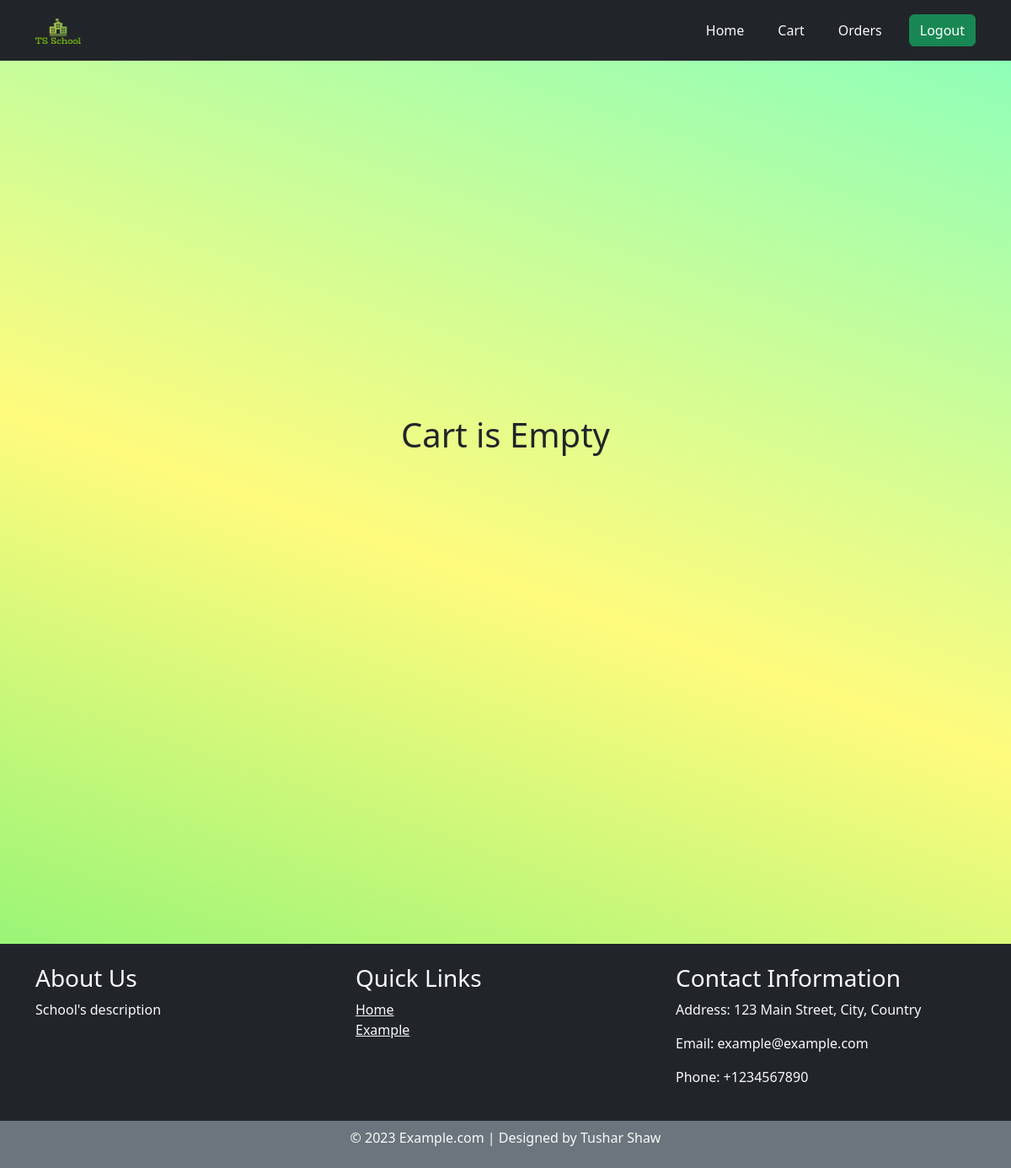
The page /cart/ (signed in) on the database as committed earlier.
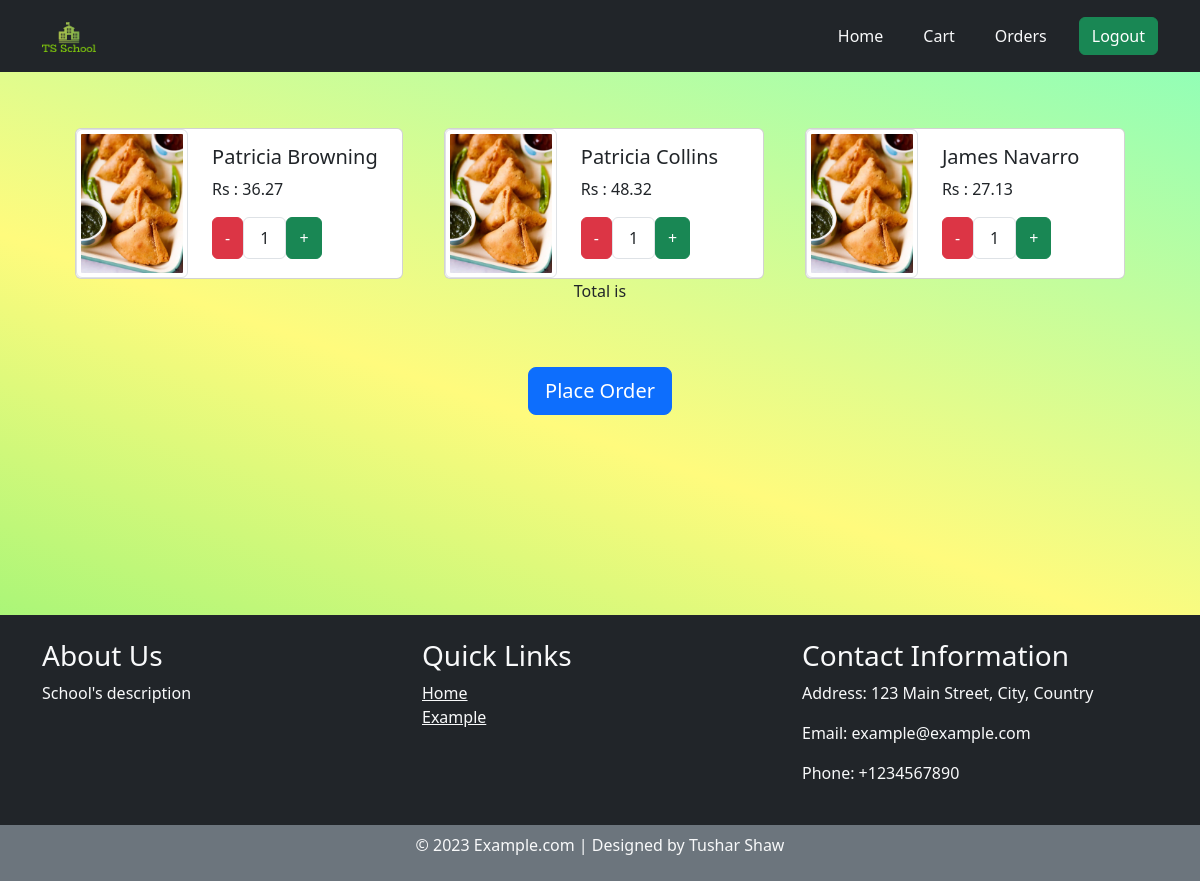
The same page on the database as committed later.
### Menu/models.py (models this page shows, shortened)
class CartItem(models.Model):
    cart = models.ForeignKey(Cart, on_delete=models.CASCADE)
    food = models.ForeignKey(Food, on_delete=models.CASCADE)
    quantity = models.IntegerField(default=0)

class Food(models.Model):
    restaurant=models.ForeignKey(Restaurant,related_name='restaurant_name',on_delete=models.CASCADE)
    name=models.CharField(max_length=50)
    catagory=models.ForeignKey(Category,related_name='category',on_delete=models.CASCADE)
    cost=models.FloatField()
    image=models.ImageField(upload_to='food_images')

### Menu/views.py (the view)
# urls.py: path('cart/',cart,name='cart'),
@login_required(login_url="/login/")
def cart(request):
    user = request.user
    try:
        cart_items = CartItem.objects.filter(cart__user=user,quantity__gt=0)
    except Cart.DoesNotExist:
        new_cart = Cart.objects.create(user=request.user)
        new_cart.save()
        cart_items = CartItem.objects.filter(cart__user=user,quantity__gt=0)
    return render(request, 'cart.html', {'item': cart_items})

### Menu/templates/cart.html (shortened to what this page needs)
{% extends "base.html" %} {% block start %}
<div class="container d-flex mt-5 flex-wrap">
  {% for f in item %}
  <div class="card cards mt-2 mx-2">
      <img
        src="{{ f.food.image.url }}"
        alt="Food image"
        class="img-thumbnail"/>
    <div class="card-body mx-2">
      <h5 class="card-title">{{ f.food.name }}</h5>
      <p class="card-text">Rs : {{ f.food.cost }}</p>
      <div class="d-flex">
        <button class="btn btn-danger decrement-btn" data-food-id="{{ f.food.id }}">-</button>
        <ul class="list-group list-group-horizontal">
          <li class="list-group-item item{{ f.food.id }}">{{ f.quantity }}</li>
        </ul>
        <button class="btn btn-success increment-btn" data-food-id="{{ f.food.id }}">+</button>
      </div>
    </div>
  </div>
  {% endfor %}
</div>
{% if item %}
<form
  id="order-form"
  action="{% url 'add_details' %}"
  method="post"
  style="text-align: center"
>
  <p class="total">Total is</p>
  <button type="submit" class="btn btn-primary btn-lg mt-5">Place Order</button>
</form>
{% else %}
<div
  class="d-flex justify-content-center align-items-center"
  style="height: 100vh"
>
  <div class="text-center">
    <h1>Cart is Empty</h1>
  </div>
</div>
{% endif %}
<div class="filler-container" style="flex: 1; height: 200px"></div>
{% endblock %}

### Menu/templates/base.html (shortened to what this page needs)
<!DOCTYPE html>
<html lang="en">
  {% load static %}
  <head>
    <link
      href="https://cdn.jsdelivr.net/npm/bootstrap@5.3.2/dist/css/bootstrap.min.css"
      rel="stylesheet"
    />
    <link rel="stylesheet" type="text/css" href="{% static 'css/style.css' %}?{% now "U" %}" />
  </head>
  <body>
    <nav class="navbar navbar-expand-lg bg-dark navbar-light">
      <div class="container d-flex justify-content-between">
        <a class="navbar-brand" href="/recipe/"
          ><img
            id="logo"
            src="{% static 'css/logoo.png' %}"
            alt="Logo"
            draggable="false"
            height="30"
        /></a>
        <div class="navbar" id="navbarSupportedContent">
          <ul class="navbar-nav ms-auto d-flex flex-row align-items-center">
            <li class="nav-item">
              <a class="nav-link mx-2 navtext text-light" href="/"
                ><i class="fas fa-plus-circle pe-2"></i>Home</a
              >
            </li>
            <li class="nav-item">
              <a class="nav-link mx-2 navtext text-light" href="/cart/"
                ><i class="fas fa-heart pe-2"></i>Cart</a
              >
            </li>
            <li class="nav-item">
              <a class="nav-link mx-2 navtext text-light" href="/orders/"
                ><i class="fas fa-heart pe-2"></i>Orders</a
              >
            </li>
            <li class="nav-item ms-3">
              <form class="form-inline" method="POST">
                {%if request.user.is_authenticated %}
                <a
                  class="btn btn-success navtext text-decoration-none"
                  href="/logout/"
                  >Logout</a
                >
                {% else %}
                <a
                  class="btn btn-success navtext text-decoration-none"
                  href="/login/"
                  >Login</a
                >
                {% endif %}
              </form>
            </li>
          </ul>
        </div>
      </div>
    </nav>
    {% block start%} {% endblock%}
    <footer class="bg-dark text-light">
      <div class="container py-4">
        <div class="row">
          <div class="col-md-4">
            <h3>About Us</h3>
            <p>School's description</p>
          </div>
          <div class="col-md-4">
            <h3>Quick Links</h3>
            <ul class="list-unstyled">
              <li><a class='text-light' href="/">Home</a></li>
              <li><a class='text-light' href="#">Example</a></li>
            </ul>
          </div>
          <div class="col-md-4">
            <h3>Contact Information</h3>
            <p>Address: 123 Main Street, City, Country</p>
            <p>Email: example@example.com</p>
            <p>Phone: +1234567890</p>
          </div>
        </div>
      </div>
      <div class="text-center bg-secondary py-2">
        <p>&copy; 2023 Example.com | Designed by Tushar Shaw</p>
      </div>
    </footer>
  </body>
</html>

### static/css/style.css (style rules this page uses)
body { background-color: #85ffbd; background-image: linear-gradient( 199deg, #85ffbd 0%, #fffb7d 50%, #6ff274 100% ); min-height: 100vh; }
.cards { flex-direction: row; min-width: 20rem; }
.img-thumbnail { aspect-ratio: 9 / 12; max-width: 7rem; object-fit: cover; }
.container { justify-content: space-evenly; }

Rows that differ between the two databases and show on the page:
added CartItem: food.image (placeholder picture), food.name "Patricia Browning", food.cost "36.27", quantity "1"
added CartItem: food.image (placeholder picture), food.name "Patricia Collins", food.cost "48.32", quantity "1"
added CartItem: food.image (placeholder picture), food.name "James Navarro", food.cost "27.13", quantity "1"
Other text that changed with them:
text no longer shown: "Cart is Empty"
text now shown: "Total is Place Order"
